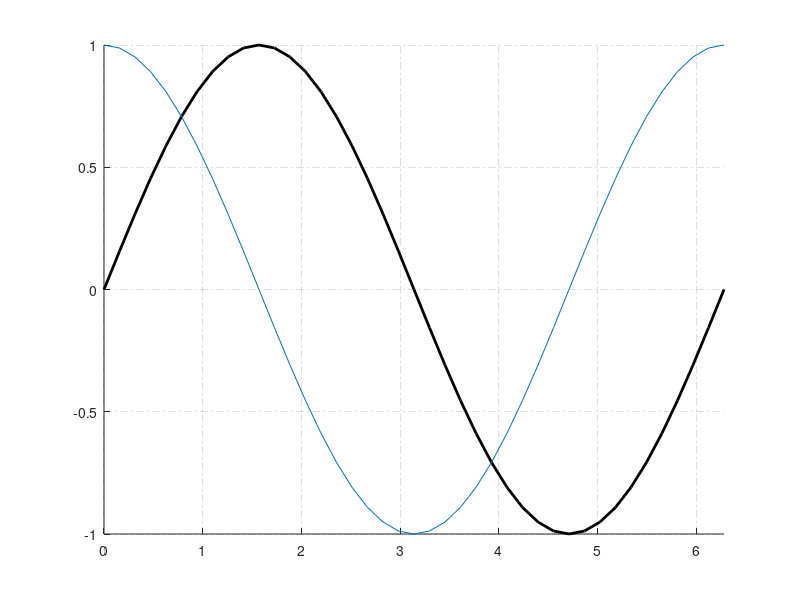

Source code (MATLAB):
t=0:pi/20:2*pi;
y1=sin(t);
y2=cos(t);
figh=figure('Position',[30,100,800,350]); 
axes('GridLineStyle','-.','XLim',[0,2*pi],'YLim',[-1,1]); 
line('XData',t,'YData',y1,'LineWidth',2);
line(t,y2); 
grid on;